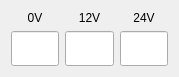
      <widget class="QWidget" name="gridLayoutWidget_11">
       <property name="geometry">
        <rect>
         <x>12</x>
         <y>620</y>
         <width>179</width>
         <height>71</height>
        </rect>
       </property>
       <layout class="QGridLayout" name="gridLayout_11">
        <item row="0" column="0">
         <widget class="QLabel" name="label_108">
          <property name="minimumSize">
           <size>
            <width>40</width>
            <height>0</height>
           </size>
          </property>
          <property name="text">
           <string>0V</string>
          </property>
          <property name="alignment">
           <set>Qt::AlignCenter</set>
          </property>
         </widget>
        </item>
        <item row="0" column="1">
         <widget class="QLabel" name="label_109">
          <property name="minimumSize">
           <size>
            <width>40</width>
            <height>0</height>
           </size>
          </property>
          <property name="text">
           <string>12V</string>
          </property>
          <property name="alignment">
           <set>Qt::AlignCenter</set>
          </property>
         </widget>
        </item>
        <item row="0" column="2">
         <widget class="QLabel" name="label_110">
          <property name="minimumSize">
           <size>
            <width>40</width>
            <height>0</height>
           </size>
          </property>
          <property name="text">
           <string>24V</string>
          </property>
          <property name="alignment">
           <set>Qt::AlignCenter</set>
          </property>
         </widget>
        </item>
        <item row="1" column="0">
         <widget class="QLineEdit" name="LE_TV_0">
          <property name="minimumSize">
           <size>
            <width>0</width>
            <height>35</height>
           </size>
          </property>
         </widget>
        </item>
        <item row="1" column="1">
         <widget class="QLineEdit" name="LE_TV_12">
          <property name="minimumSize">
           <size>
            <width>0</width>
            <height>35</height>
           </size>
          </property>
         </widget>
        </item>
        <item row="1" column="2">
         <widget class="QLineEdit" name="LE_TV_24">
          <property name="minimumSize">
           <size>
            <width>0</width>
            <height>35</height>
           </size>
          </property>
         </widget>
        </item>
       </layout>
      </widget>
